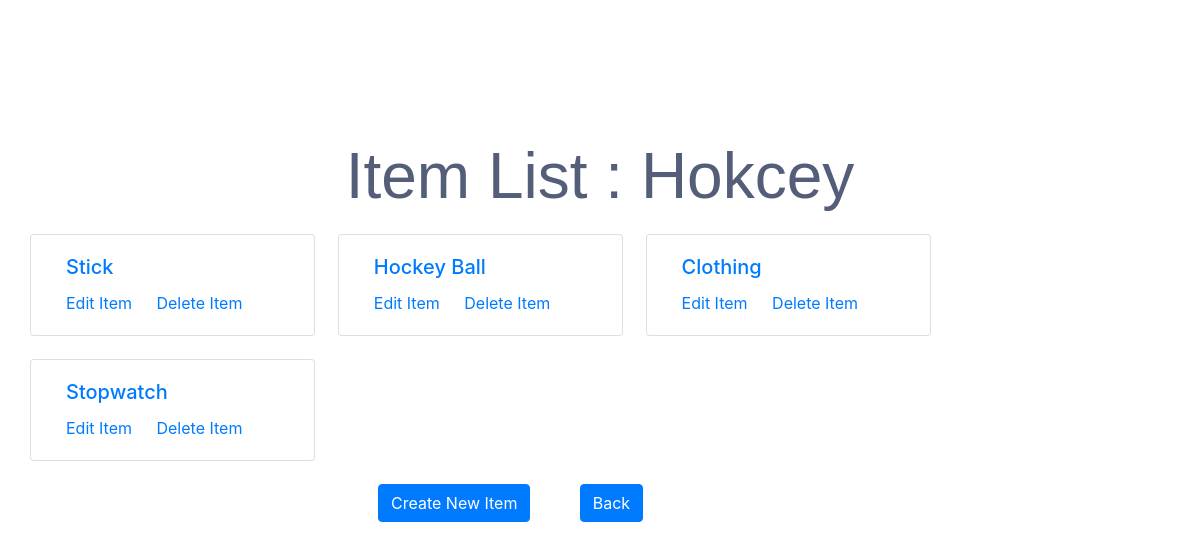
/categories/Hokcey, run on an earlier commit of the app's database.
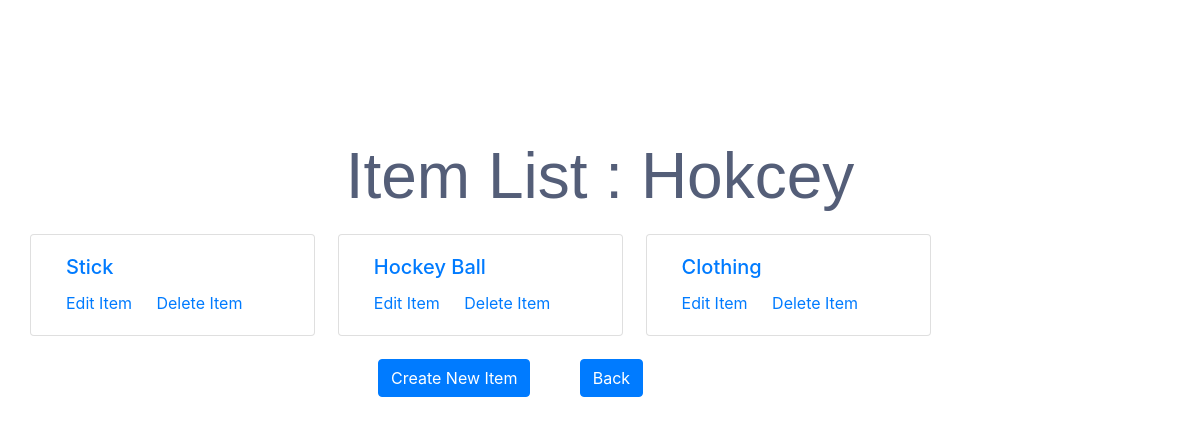
And on a later commit of the database.
### database_setup.py (models this page shows, shortened)
class Category(Base): # define the category table
    __tablename__ = 'category'
    id = Column(Integer, primary_key=True)
    name = Column(String(250), nullable=False)

class Item(Base): # define the Item table
    __tablename__ = 'item'
    id = Column(Integer, primary_key=True)
    name = Column(String(250), nullable=False)
    description  = Column(String(250), nullable=False)
    category_id = Column(Integer, ForeignKey('category.id'))
    category = relationship(Category)
    user_id =  Column(Integer, ForeignKey('user.id'))
    user = relationship(User)

### application.py (the view)
@app.route('/categories/<selected_category>')
def showItems(selected_category):
    selected_category = session.query(
        Category).filter_by(name=selected_category).one()
    items = session.query(Item).filter_by(
        category_id=selected_category.id).all()
    return render_template(
            'item.html',
            items=items,
            selected_category=selected_category)

### templates/item.html (shortened to what this page needs)
<!DOCTYPE html>
<html>
<head>
    <link rel="stylesheet" href="https://maxcdn.bootstrapcdn.com/bootstrap/4.0.0/css/bootstrap.min.css">
    <link rel="stylesheet" href="{{ url_for('static', filename='font-awesome.css')}}">
    <link rel="stylesheet" href="{{ url_for('static', filename='animate.min.css')}}">
    <link rel="stylesheet" href="{{ url_for('static', filename='stylesItems.css')}}">
</head>
<body>
	<div class="itemsHeader">Item List : {{selected_category.name }}</div>
	<div class="container itemList">
		<div class="row">
			{% for item in items %}
				<div class="card col-md-3 col-sm-6">
					<div class="card-body">
						<h5 class="card-title"><a href = '{{url_for('showDescription', selected_category = selected_category.name , selected_item=item.name)}}'>{{item.name}}</a></h5>
						 <a href='{{url_for('editItem', selected_category = selected_category.name , selected_item=item.name)}}' class="card-link">Edit Item</a>
						 <a href='{{url_for('deleteItem', selected_category = selected_category.name , selected_item=item.name)}}' class="card-link">Delete Item</a>
					</div>
				</div>
			{% endfor %}
		</div>
		<div class="buttonSet">
		<div class="row">
				<div class="col-sm-3 createItemButton"><button type="button" class="btn btn-primary" onclick="location.href = '{{url_for('addItem', selected_category = selected_category.name )}}' ">Create New Item</button></div>
				<div class="col-sm-3 cancelButton"><button type="button" class="btn btn-primary" onclick="location.href = '{{url_for('showCategories')}}' ">Back</button></div>
		</div>
		</div>
	</div>
</body>
</html>

### static/stylesItems.css (style rules this page uses)
html, body { max-width: 100%; overflow-x: hidden; color: white; height: 100%; background-image: url("img/bg.jpg"); background-size: cover; background-attachment: fixed; }
.itemsHeader { color: #545e78; font-size: 4em; font-family: 'Signika', sans-serif; padding-bottom: 10px; text-align: center; padding-top: 2em; }
.card { margin-right: 2%; margin-bottom: 2%; }
.buttonSet { margin-left: 30%; }

What changed in the data, as far as the page shows it:
removed Item: name "Stopwatch"
